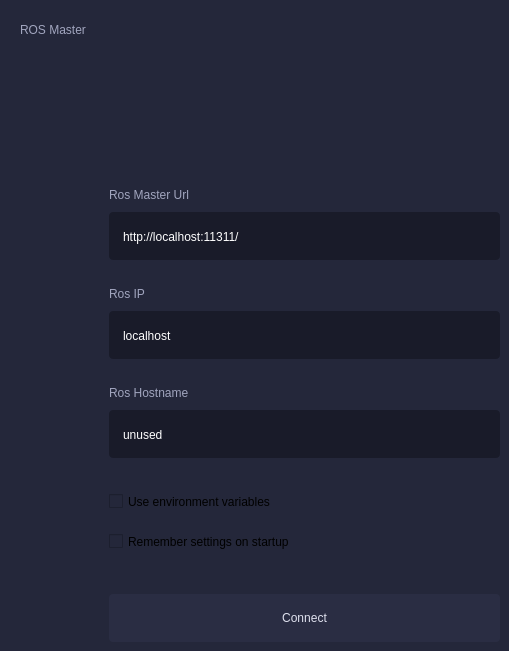
         <widget class="QWidget" name="communication_tab">
          <property name="styleSheet">
           <string notr="true">background-color : rgb(36, 39, 58)</string>
          </property>
          <attribute name="icon">
           <iconset>
            <activeoff>:/gnb_communication_off.png</activeoff>
            <activeon>:/gnb_communication_on.png</activeon>
           </iconset>
          </attribute>
          <attribute name="title">
           <string/>
          </attribute>
          <widget class="QLabel" name="comm_master_url">
           <property name="geometry">
            <rect>
             <x>109</x>
             <y>185</y>
             <width>121</width>
             <height>19</height>
            </rect>
           </property>
           <property name="styleSheet">
            <string notr="true">background-color: transparent;
font: 12pt &quot;Ubuntu&quot;;
color: #a1a5be;</string>
           </property>
           <property name="frameShape">
            <enum>QFrame::NoFrame</enum>
           </property>
           <property name="frameShadow">
            <enum>QFrame::Raised</enum>
           </property>
           <property name="text">
            <string>Ros Master Url</string>
           </property>
          </widget>
          <widget class="QLineEdit" name="comm_connect_line_edit_master">
           <property name="geometry">
            <rect>
             <x>109</x>
             <y>212</y>
             <width>391</width>
             <height>48</height>
            </rect>
           </property>
           <property name="styleSheet">
            <string notr="true">color: #fff;

  padding: 15px 12px 14px;

  border-radius: 4px;

  border: solid 1px #575a6c;

  background-color: #191b29;</string>
           </property>
           <property name="text">
            <string>http://localhost:11311/</string>
           </property>
          </widget>
          <widget class="QLabel" name="comm_ros_ip">
           <property name="geometry">
            <rect>
             <x>109</x>
             <y>284</y>
             <width>51</width>
             <height>19</height>
            </rect>
           </property>
           <property name="styleSheet">
            <string notr="true">background-color: transparent;
font: 12pt &quot;Ubuntu&quot;;
color: #a1a5be;</string>
           </property>
           <property name="frameShape">
            <enum>QFrame::NoFrame</enum>
           </property>
           <property name="frameShadow">
            <enum>QFrame::Raised</enum>
           </property>
           <property name="text">
            <string>Ros IP</string>
           </property>
          </widget>
          <widget class="QLineEdit" name="comm_connect_line_edit_host">
           <property name="geometry">
            <rect>
             <x>109</x>
             <y>311</y>
             <width>391</width>
             <height>48</height>
            </rect>
           </property>
           <property name="styleSheet">
            <string notr="true">color: #fff;

  padding: 15px 12px 14px;

  border-radius: 4px;

  border: solid 1px #575a6c;

  background-color: #191b29;</string>
           </property>
           <property name="text">
            <string>localhost</string>
           </property>
          </widget>
          <widget class="QLabel" name="comm_ros_hostname">
           <property name="geometry">
            <rect>
             <x>109</x>
             <y>383</y>
             <width>121</width>
             <height>19</height>
            </rect>
           </property>
           <property name="styleSheet">
            <string notr="true">background-color: transparent;
font: 12pt &quot;Ubuntu&quot;;
color: #a1a5be;</string>
           </property>
           <property name="frameShape">
            <enum>QFrame::NoFrame</enum>
           </property>
           <property name="frameShadow">
            <enum>QFrame::Raised</enum>
           </property>
           <property name="text">
            <string>Ros Hostname</string>
           </property>
          </widget>
          <widget class="QLineEdit" name="comm_connect_line_edit_topic">
           <property name="enabled">
            <bool>false</bool>
           </property>
           <property name="geometry">
            <rect>
             <x>109</x>
             <y>410</y>
             <width>391</width>
             <height>48</height>
            </rect>
           </property>
           <property name="styleSheet">
            <string notr="true">color: #fff;

  padding: 15px 12px 14px;

  border-radius: 4px;

  border: solid 1px #575a6c;

  background-color: #191b29;</string>
           </property>
           <property name="text">
            <string>unused</string>
           </property>
          </widget>
          <widget class="QCheckBox" name="comm_checkbox_use_environment">
           <property name="geometry">
            <rect>
             <x>109</x>
             <y>490</y>
             <width>263</width>
             <height>23</height>
            </rect>
           </property>
           <property name="focusPolicy">
            <enum>Qt::NoFocus</enum>
           </property>
           <property name="layoutDirection">
            <enum>Qt::LeftToRight</enum>
           </property>
           <property name="styleSheet">
            <string notr="true">background-color: transparent;
font: 12pt &quot;Ubuntu&quot;;
color: #a1a5be;

QCheckBox::indicator {
    width: 24px;
    height: 24px;
    background-color: black;
    border-radius: 15px;
    border-style: solid;
    border-width: 1px;
    border-color: white white black black;
}</string>
           </property>
           <property name="text">
            <string>Use environment variables</string>
           </property>
           <property name="tristate">
            <bool>false</bool>
           </property>
          </widget>
          <widget class="QCheckBox" name="comm_checkbox_remember_settings">
           <property name="geometry">
            <rect>
             <x>109</x>
             <y>530</y>
             <width>263</width>
             <height>23</height>
            </rect>
           </property>
           <property name="focusPolicy">
            <enum>Qt::NoFocus</enum>
           </property>
           <property name="layoutDirection">
            <enum>Qt::LeftToRight</enum>
           </property>
           <property name="autoFillBackground">
            <bool>false</bool>
           </property>
           <property name="styleSheet">
            <string notr="true">background-color: transparent;
font: 12pt &quot;Ubuntu&quot;;
color: #a1a5be;


QCheckBox::indicator {

    background-color: gray;

    border-color: white white black black;
}
</string>
           </property>
           <property name="text">
            <string notr="true">Remember settings on startup</string>
           </property>
           <property name="iconSize">
            <size>
             <width>20</width>
             <height>20</height>
            </size>
           </property>
           <property name="tristate">
            <bool>false</bool>
           </property>
          </widget>
          <widget class="QPushButton" name="comm_connect_button">
           <property name="enabled">
            <bool>true</bool>
           </property>
           <property name="geometry">
            <rect>
             <x>109</x>
             <y>594</y>
             <width>391</width>
             <height>48</height>
            </rect>
           </property>
           <property name="sizePolicy">
            <sizepolicy hsizetype="MinimumExpanding" vsizetype="Fixed">
             <horstretch>0</horstretch>
             <verstretch>0</verstretch>
            </sizepolicy>
           </property>
           <property name="focusPolicy">
            <enum>Qt::NoFocus</enum>
           </property>
           <property name="toolTip">
            <string>Set the target to the current joint trajectory state.</string>
           </property>
           <property name="statusTip">
            <string>Clear all waypoints and set the target to the current joint trajectory state.</string>
           </property>
           <property name="styleSheet">
            <string notr="true">color: #dfe1ee;

  padding: 15px 167px;

  border-radius: 4px;

  box-shadow: 0 3px 6px 0 rgba(0, 0, 0, 0.2);

  background-color: #2a2d43;</string>
           </property>
           <property name="text">
            <string>Connect</string>
           </property>
          </widget>
          <widget class="QLabel" name="joy_tab_topicname_label_2">
           <property name="geometry">
            <rect>
             <x>20</x>
             <y>20</y>
             <width>91</width>
             <height>19</height>
            </rect>
           </property>
           <property name="styleSheet">
            <string notr="true">background-color: transparent;
font: 12pt &quot;Ubuntu&quot;;
color: #a1a5be;</string>
           </property>
           <property name="text">
            <string>ROS Master</string>
           </property>
           <property name="scaledContents">
            <bool>true</bool>
           </property>
          </widget>
         </widget>
